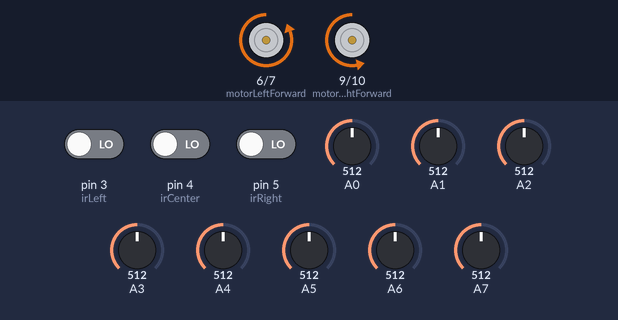
Bench run of a sketch on a simulated Arduino Nano, built with avr-gcc and run on an emulated ATmega328P. Shown: motor-driver pin pairs drawn as motors (green arrow = first pin HIGH = forward, orange = second pin HIGH = backward, longer = more drive). The test bench sets the inputs (shaded band); at power-on: A0 = 512, pin 3 (irLeft) LOW, pin 4 (irCenter) LOW, pin 5 (irRight) LOW, A1 = 512, A2 = 512, A3 = 512, A4 = 512, A5 = 512, A6 = 512, A7 = 512. What the sketch prints to the serial monitor is not drawn.

Above: at 5.2 s.
5.3 s: A0 set to 490
At 5.69 s:
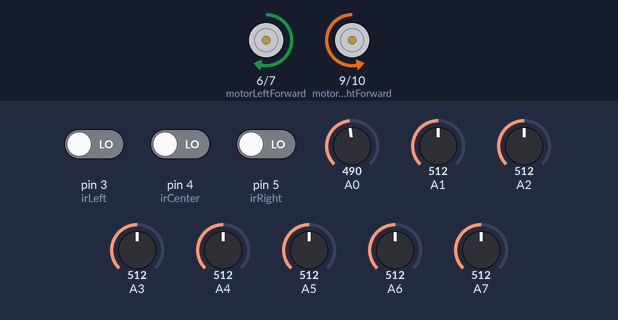
27.3 s: pin 3 (irLeft) driven HIGH
At 28.4 s:
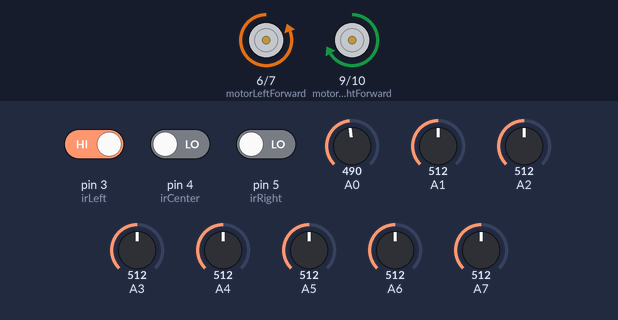
28.8 s: pin 4 (irCenter) driven HIGH
At 29.3 s:
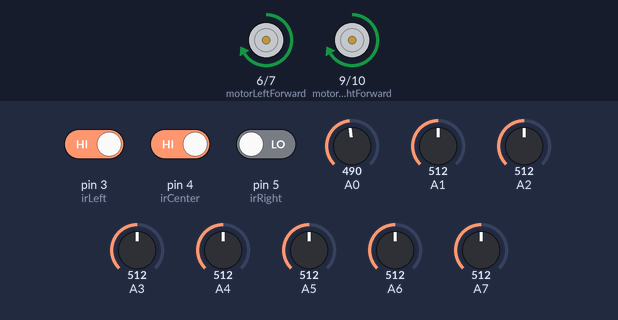
30.3 s: pin 4 (irCenter) driven LOW
At 30.7 s:
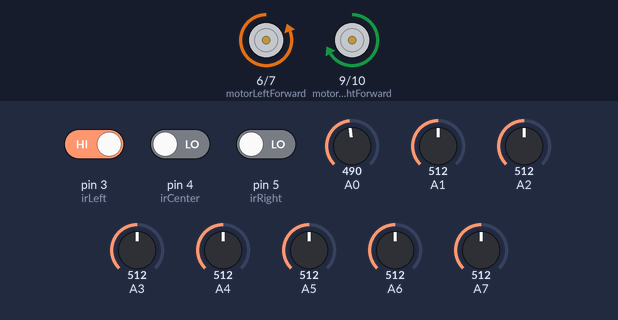
52.3 s: pin 3 (irLeft) driven LOW
At 52.5 s:
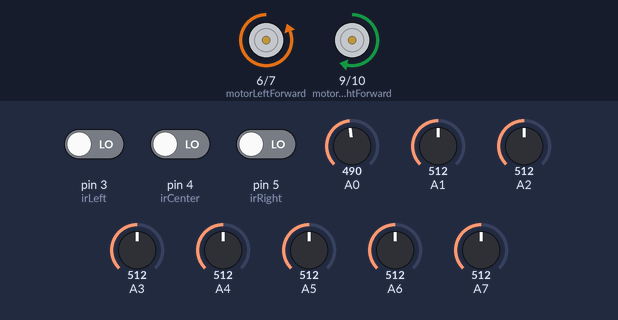
74.3 s: pin 5 (irRight) driven HIGH
Timing chart, 0 to 76.8 s (numbered marks = the images above; inputs shaded):
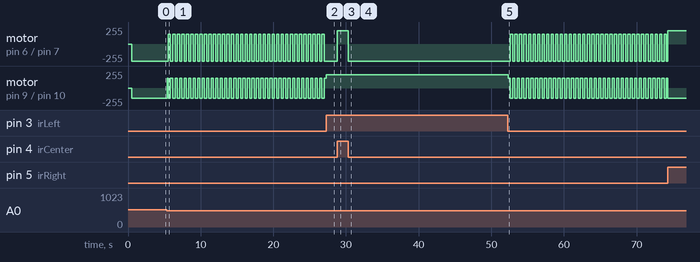

The sketch:

minisumoyazilimi.ino
```cpp
#include <QTRSensors.h>

// Çizgi sensörleri için QTR kütüphanesi
QTRSensors qtr;
const uint8_t SensorCount = 8; // QTR-8A için 8 sensör
uint16_t sensorValues[SensorCount];

// MZ80 IR Sensör Pinleri (Analog pinler yerine dijital pinler)
const int irLeft = 3;    // Sol MZ80 sensörü (dijital pin)
const int irCenter = 4;  // Orta MZ80 sensörü (dijital pin)
const int irRight = 5;   // Sağ MZ80 sensörü (dijital pin)

// Motor Pinleri
const int motorLeftForward = 6;   // Sol motor ileri
const int motorLeftBackward = 7;  // Sol motor geri
const int motorRightForward = 9;  // Sağ motor ileri
const int motorRightBackward = 10;// Sağ motor geri

// Ayarlar
const int threshold = 500;        // Çizgi sensör eşik değeri
const int baseSpeed = 150;        // Temel hız
const int maxSpeed = 255;         // Maksimum PWM değeri
unsigned long lastUpdate = 0;     // Zamanlama için
const long interval = 10;         // Güncellenme aralığı (ms)

// Değişkenler
int lastPosition = 0;

void setup() {
  // Motor pinlerini çıkış olarak ayarla
  pinMode(motorLeftForward, OUTPUT);
  pinMode(motorLeftBackward, OUTPUT);
  pinMode(motorRightForward, OUTPUT);
  pinMode(motorRightBackward, OUTPUT);

  // MZ80 IR sensör pinlerini giriş olarak ayarla
  pinMode(irLeft, INPUT);
  pinMode(irCenter, INPUT);
  pinMode(irRight, INPUT);

  // QTR-8A sensör başlatma
  qtr.setTypeAnalog(); // QTR-8A için analog mod
  qtr.setSensorPins((const uint8_t[]){A0, A1, A2, A3, A4, A5, A6, A7}, SensorCount); // QTR-8A pinleri
  qtr.setEmitterPin(2); // IR LED kontrol pini

  Serial.begin(9600); // Hata ayıklam için
  delay(500); // Sensörlerin ısınma süresi
}

void loop() {
  unsigned long currentMillis = millis();
  if (currentMillis - lastUpdate >= interval) {
    lastUpdate = currentMillis;

    qtr.read(sensorValues); // Çizgi sensörlerinden değerleri oku

    // MZ80 IR sensörlerini oku
    bool leftDetected = digitalRead(irLeft);
    bool centerDetected = digitalRead(irCenter);
    bool rightDetected = digitalRead(irRight);

    // Çizgi pozisyonunu hesapla
    int position = readLineSensor();

    // Karar verme
    if (position == 0 && lastPosition == 0) { // Çizgi dışına çıktıysa
      moveBackward();
    } else if (centerDetected) { // Rakip önde
      moveForward(baseSpeed + 50);
    } else if (leftDetected) { // Rakip solda
      turnLeft(baseSpeed + 50);
    } else if (rightDetected) { // Rakip sağda
      turnRight(baseSpeed + 50);
    } else { // Rakip algılanmadıysa
      searchForOpponent();
    }

    lastPosition = position;
    debugOutput(position, leftDetected, centerDetected, rightDetected); // Hata ayıklam için
  }
}

// Ağırlıklı ortalama ile 8 sensör için pozisyon hesaplama
int readLineSensor() {
  unsigned int sum = 0;
  int weightedSum = 0;
  for (int i = 0; i < SensorCount; i++) {
    if (sensorValues[i] > threshold) {
      sum += sensorValues[i];
      weightedSum += sensorValues[i] * (i - (SensorCount - 1) / 2); // 8 sensör için merkez ayarı
    }
  }
  return (sum > 0) ? (weightedSum / sum) : 0;
}

// Rakip arama modu
void searchForOpponent() {
  static bool turnLeft = true;
  static unsigned long turnStart = 0;
  if (millis() - turnStart < 300) {
    motorControl(turnLeft ? -baseSpeed : baseSpeed, turnLeft ? baseSpeed : -baseSpeed);
  } else {
    turnLeft = !turnLeft;
    turnStart = millis();
  }
}

// İleri hareket
void moveForward(int speed) {
  motorControl(speed, speed);
}

// Geri hareket
void moveBackward() {
  motorControl(-baseSpeed, -baseSpeed);
  delay(200);
  searchForOpponent();
}

// Sola dönüş
void turnLeft(int speed) {
  motorControl(-baseSpeed, speed);
}

// Sağa dönüş
void turnRight(int speed) {
  motorControl(speed, -baseSpeed);
}

// Motor kontrol fonksiyonu
void motorControl(int leftSpeed, int rightSpeed) {
  leftSpeed = constrain(leftSpeed, -maxSpeed, maxSpeed);
  rightSpeed = constrain(rightSpeed, -maxSpeed, maxSpeed);

  if (leftSpeed >= 0) {
    analogWrite(motorLeftForward, leftSpeed);
    analogWrite(motorLeftBackward, 0);
  } else {
    analogWrite(motorLeftForward, 0);
    analogWrite(motorLeftBackward, -leftSpeed);
  }

  if (rightSpeed >= 0) {
    analogWrite(motorRightForward, rightSpeed);
    analogWrite(motorRightBackward, 0);
  } else {
    analogWrite(motorRightForward, 0);
    analogWrite(motorRightBackward, -rightSpeed);
  }
}

// Hata ayıklam için seri çıktı
void debugOutput(int position, bool left, bool center, bool right) {
  Serial.print("Pos: "); Serial.print(position);
  Serial.print(" | IR: L"); Serial.print(left);
  Serial.print(" C"); Serial.print(center);
  Serial.print(" R"); Serial.println(right);
}
```

Measured:
- after the input at 27.3 s, motor on pin 6 (motorLeftForward) / pin 7 (motorLeftBackward): stops changing and stays backward 255/255
- after the input at 28.8 s, motor on pin 6 (motorLeftForward) / pin 7 (motorLeftBackward): backward 255/255 → forward 200/255 at once
- after the input at 30.3 s, motor on pin 6 (motorLeftForward) / pin 7 (motorLeftBackward): forward 200/255 → backward 255/255 at once
- after the input at 52.3 s, motor on pin 6 (motorLeftForward) / pin 7 (motorLeftBackward): alternates backward 255/255 for 0.31 s and forward 150/255 for 0.31 s, starting after 0.34 s; motor on pin 9 (motorRightForward) / pin 10 (motorRightBackward): alternates forward 150/255 for 0.31 s and backward 150/255 for 0.31 s, starting at once
